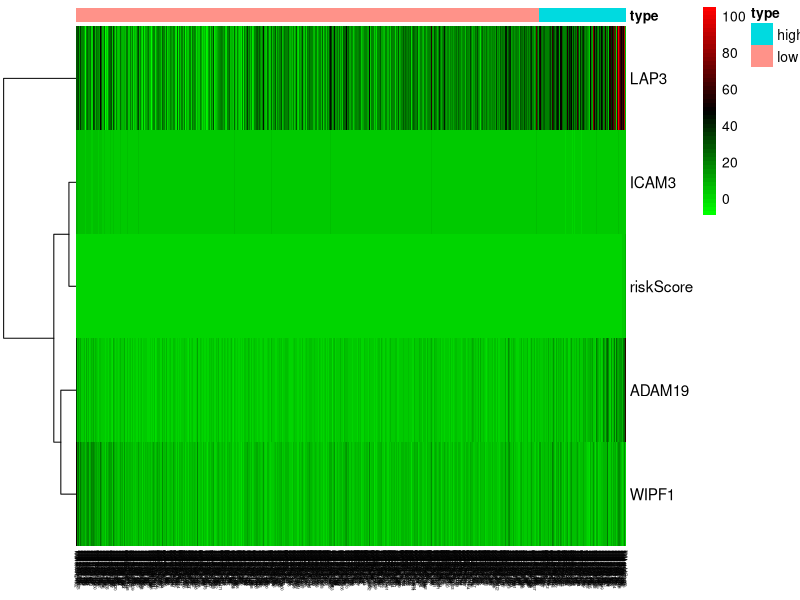

This figure's R source:
setwd("D:/MyProjects/scRNA_immune/Mac_Lung/Figure5_M1_prognosis")
rm(list=ls())


library(pheatmap)
rt=read.table("risk_optimalCutoff.txt",sep="\t",header=T,row.names=1,check.names=F)       #读取输入文件
rt=rt[order(rt$riskScore),]                                     #按照riskScore对样品排序

#绘制风险曲线
riskClass=rt[,"group"]
lowLength=length(riskClass[riskClass=="low"])
highLength=length(riskClass[riskClass=="high"])
line=rt[,"riskScore"]
#line[line>10]=10
pdf(file="riskScore.pdf",width = 12,height = 5)
plot(line,
     type="p",
     pch=20,
     xlab="Patients (increasing risk socre)",
     ylab="Risk score",
     col=c(rep("green",lowLength),
           rep("red",highLength)))
abline(h=median(rt$riskScore),v=lowLength,lty=2)
dev.off()

#绘制生存状态图
color=as.vector(rt$fustat)
color[color==1]="red"
color[color==0]="green"
pdf(file="survStat.pdf",width = 12,height = 5)
plot(rt$futime,
     pch=19,
     xlab="Patients (increasing risk socre)",
     ylab="Survival time (years)",
     col=color)
abline(v=lowLength,lty=2)
dev.off()

#绘制风险热图
rt1=rt[c(3:(ncol(rt)-2))]
rt1=t(rt1)
annotation=data.frame(type=rt[,ncol(rt)])
rownames(annotation)=rownames(rt)
pdf(file="heatmap.pdf",width = 12,height = 5)
pheatmap(rt1, 
         annotation=annotation, 
         cluster_cols = FALSE,
         fontsize_row=11,
         fontsize_col=3,
         color = colorRampPalette(c("green", "black", "red"))(50) )
dev.off()
